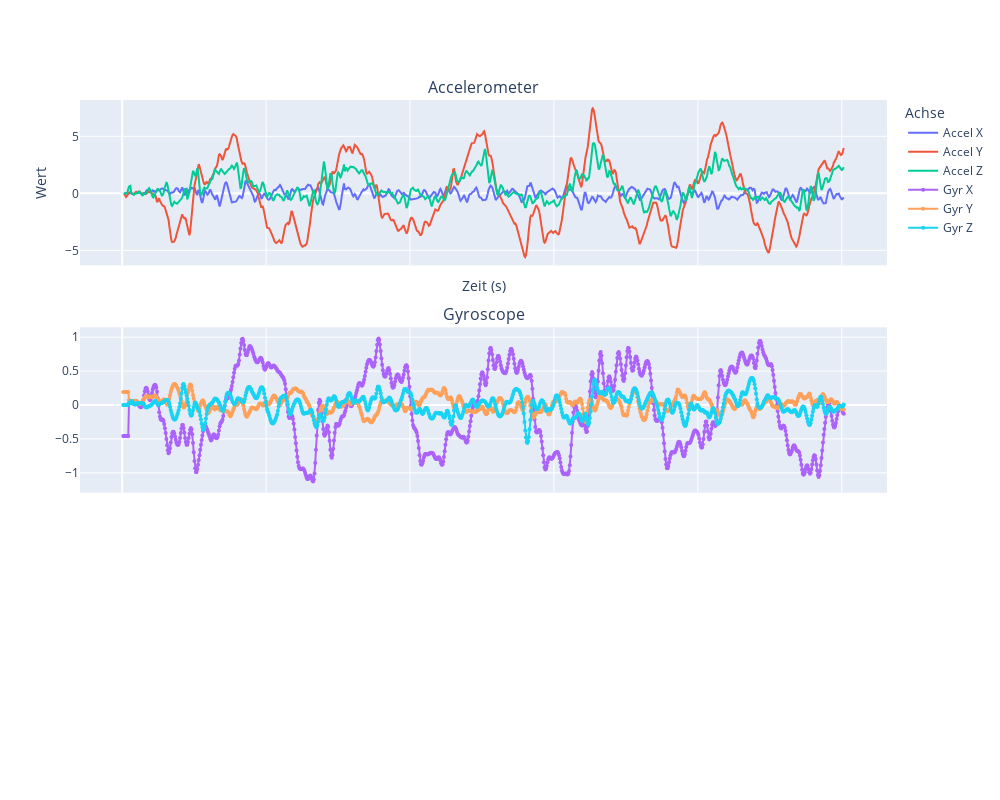

Notebook source saved alongside this figure:
### Code cell
compare_acc_gyr(acc_sq,gyr_sq)

### Figure 1 — Plotly figure (JSON) as saved in the notebook; plotly's stock layout.template omitted (floating-point values rounded to 4 significant figures; data arrays with more than 128 entries replaced by an {"elided": "..."} marker saying what was removed)
{"data": [{"name": "Accel X", "type": "scatter", "x": {"elided": "1002 float values"}, "y": {"elided": "1002 float values"}}, {"name": "Accel Y", "type": "scatter", "x": {"elided": "1002 float values"}, "y": {"elided": "1002 float values"}}, {"name": "Accel Z", "type": "scatter", "x": {"elided": "1002 float values"}, "y": {"elided": "1002 float values"}}, {"marker": {"size": 4}, "mode": "lines+markers", "name": "Gyr X", "type": "scatter", "x": {"elided": "1003 float values"}, "xaxis": "x2", "y": {"elided": "1003 float values"}, "yaxis": "y2"}, {"marker": {"size": 4}, "mode": "lines+markers", "name": "Gyr Y", "type": "scatter", "x": {"elided": "1003 float values"}, "xaxis": "x2", "y": {"elided": "1003 float values"}, "yaxis": "y2"}, {"marker": {"size": 4}, "mode": "lines+markers", "name": "Gyr Z", "type": "scatter", "x": {"elided": "1003 float values"}, "xaxis": "x2", "y": {"elided": "1003 float values"}, "yaxis": "y2"}], "layout": {"annotations": [{"font": {"size": 16}, "showarrow": false, "text": "Accelerometer", "x": 0.5, "xanchor": "center", "xref": "paper", "y": 1, "yanchor": "bottom", "yref": "paper"}, {"font": {"size": 16}, "showarrow": false, "text": "Gyroscope", "x": 0.5, "xanchor": "center", "xref": "paper", "y": 0.6333, "yanchor": "bottom", "yref": "paper"}], "height": 800, "legend": {"title": {"text": "Achse"}}, "width": 1000, "xaxis": {"anchor": "y", "domain": [0, 1], "matches": "x3", "showticklabels": false, "title": {"text": "Zeit (s)"}}, "xaxis2": {"anchor": "y2", "domain": [0, 1], "matches": "x3", "showticklabels": false}, "xaxis3": {"anchor": "y3", "domain": [0, 1]}, "yaxis": {"anchor": "x", "domain": [0.7333, 1], "title": {"text": "Wert"}}, "yaxis2": {"anchor": "x2", "domain": [0.3667, 0.6333]}, "yaxis3": {"anchor": "x3", "domain": [0, 0.2667]}}}
